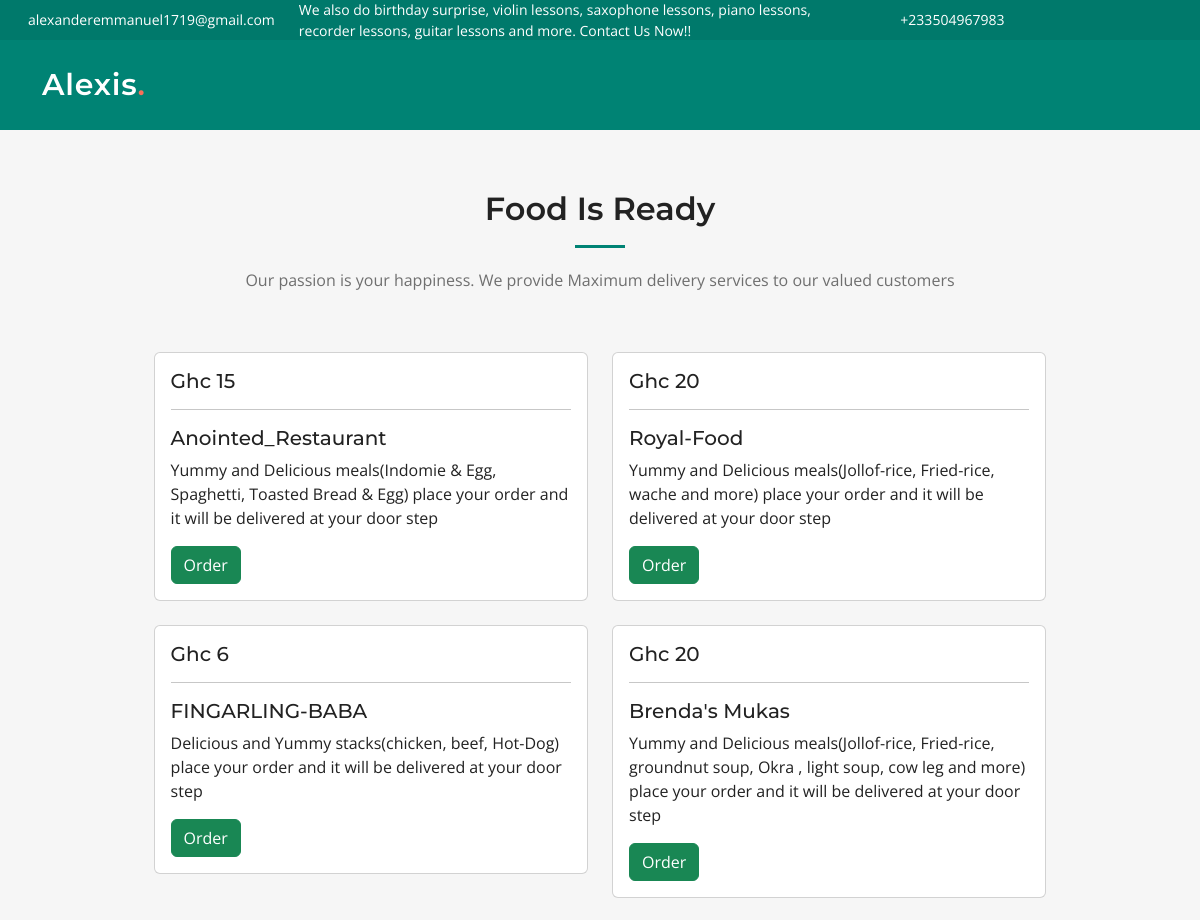
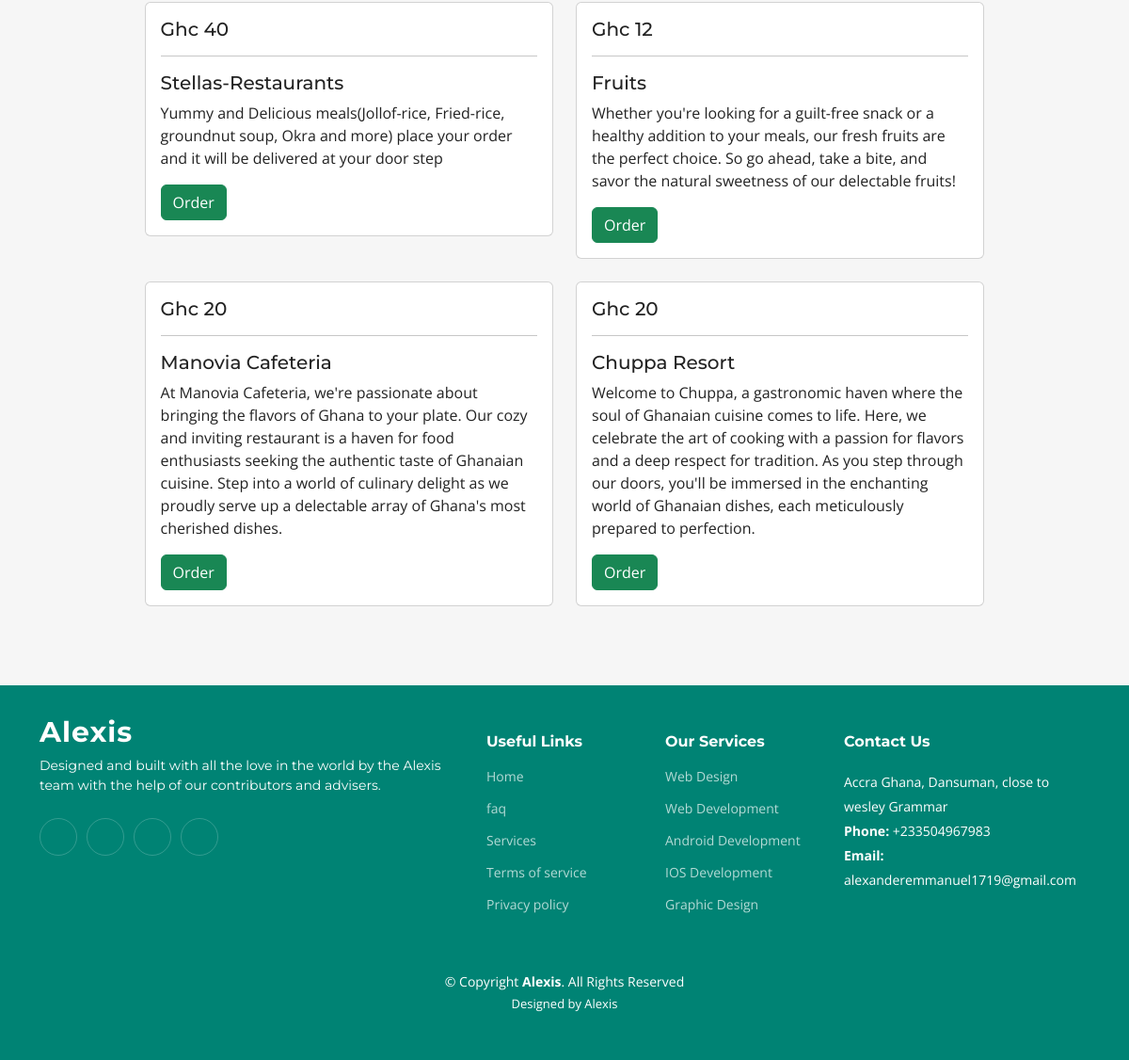
/service/Methodist-University-Shops, run on the app's committed database (2 pictures, top to bottom).
### home/models.py (models this page shows)
class SupportStaffDetails(models.Model):
    location = models.CharField(max_length=288)
    email = models.EmailField()
    contact = models.CharField(max_length=15)
    open_hours = models.CharField(max_length=255)
    twitter_link = models.CharField(max_length=500, null=True, blank=True)
    facebook_link = models.CharField(max_length=500, null=True, blank=True)
    instagram_link = models.CharField(max_length=500, null=True, blank=True)
    linkedin_link = models.CharField(max_length=500, null=True, blank=True)

### services/models.py (models this page shows, shortened)
class Shop(models.Model):
    name = models.CharField(max_length=70)
    price = models.CharField(max_length=70)
    slug = models.SlugField(max_length=255, unique=True)
    description = models.TextField()
    is_active = models.BooleanField(default=True, blank=True)
    image = models.ImageField(upload_to="shops/images", blank=True, null=True)
    services = models.ForeignKey(
        Services, on_delete=models.CASCADE
    )
    created_at = models.DateTimeField(auto_now_add=True, )
    updated_at = models.DateTimeField(auto_now=True)

### services/views.py (the view)
# urls.py: path('<slug:services_slug>', views.store, name="shop_by_services"),
def store(request, services_slug=None):
    staffDetails = SupportStaffDetails.objects.all()[0]
    services = None
    shops = None
    if services_slug != None:
        services = get_object_or_404(Services, slug=services_slug)
        shops = Shop.objects.filter(services=services, is_active=True)
        shop_count = shops.count()
    else:
        shops = Shop.objects.all().filter(is_active=True)
        shop_count = shops.count()
    context = {
        'shops': shops,
        'shop_count': shop_count,
        'staffDetails': staffDetails
    }
    return render(request, 'stores.html', {"context": context})

### templates/stores.html (shortened to what this page needs)
{% load static %} {% include 'base.html' %}
{% block body %}
<section id="store" class="recent-posts sections-bg">
	<div class="container" data-aos="fade-up">
	  <div class="section-header">
		<h2> Food Is Ready </h2>
		{% if context.shops %}
		<p>Our passion is your happiness. We provide Maximum delivery services to our valued customers</p>
		{% else %}
		<p>Empty shops. Shops at this location have not been registered with us!</p>
		{% endif %}
	  </div>
        <div class="bmi">
	    <div class="row">
            {% if context.shops %}
					{% for shop in context.shops %}
					<div class="col-lg-6 mb-4">
					{% if shop.is_active %}
					<div class="card">
						<div class="card-body">
							<h5 class="card-title">Ghc {{shop.price}} <br>
							<hr>
							{{shop.name}}
							</h5>
							<p class="card-text">
							{{shop.description}}
							</p>
							<a href="delivery/{{shop.services.serviceName }}/{{shop.name}}" class="btn btn-success text-white">
								Order
							</a>
						</div>
					</div>
				</div>
				{% endif%}
				{% endfor %}
		{% else %}
		<div class="col-lg-12 order-1 order-lg-2">
			<img src="{% static 'assets/img/empty_cart.png' %}" class="img-fluid rounded-5" alt="" data-aos="zoom-out" data-aos-delay="100">
		  </div>
		{% endif %}
	</div>
</div>
</div>
</section>
{% endblock %}
    {% include 'footer.html' %}

### templates/base.html (shortened to what this page needs)
{% load static %}
<!DOCTYPE html>
<html lang="en">
<head>
  <link href="{% static 'assets/vendor/bootstrap/css/bootstrap.min.css' %} " rel="stylesheet">
  <link href="{% static 'assets/vendor/bootstrap-icons/bootstrap-icons.css' %}" rel="stylesheet">
  <link href="{% static 'assets/vendor/aos/aos.css' %}" rel="stylesheet">
  <link href="{% static 'assets/vendor/glightbox/css/glightbox.min.css' %}" rel="stylesheet">
  <link href="{% static 'assets/vendor/swiper/swiper-bundle.min.css' %}" rel="stylesheet">
  <link href="{% static 'assets/css/main.css' %}" rel="stylesheet">
</head>
<body>
  <section id="topbar" class="topbar d-flex align-items-center">
    <marquee>
    <div class="container d-flex justify-content-center justify-content-md-between">
      <div class="contact-info d-flex align-items-center">
        <i class="bi bi-envelope d-flex align-items-center"><a href="mailto:{{context.staffDetails.email}}">{{context.staffDetails.email}}</a></i>
        <div class="d-flex align-items-center ms-4"><span>We also do birthday surprise, violin lessons, saxophone lessons, piano lessons, recorder lessons, guitar lessons and more. Contact Us Now!!</span></div>
        <i class="bi bi-phone d-flex align-items-center ms-4"><span>{{context.staffDetails.contact}} </span></i>
      </div>
      <div class="social-links d-none d-md-flex align-items-center">
        <a href="{{context.staffDetails.twitter_link}}" class="twitter"><i class="bi bi-twitter"></i></a>
        <a href="{{context.staffDetails.facebook_link}}" class="facebook"><i class="bi bi-facebook"></i></a>
        <a href="{{context.staffDetails.instagram_link}}" class="instagram"><i class="bi bi-instagram"></i></a>
        <a href="{{context.staffDetails.linkedin_link}}" class="linkedin"><i class="bi bi-linkedin"></i></i></a>
      </div>
    </div>
  </marquee>
  </section>
  <header id="header" class="header d-flex align-items-center">
    <div class="container-fluid container-xl d-flex align-items-center justify-content-between">
      <a href="{% url 'home' %}" class="logo d-flex align-items-center">
        <h1>Alexis<span>.</span></h1>
      </a>
      <i class="mobile-nav-toggle mobile-nav-show bi bi-list"></i>
    </div>
  </header>

### templates/footer.html (shortened to what this page needs)
{% load static %}
  <footer id="footer" class="footer">
    <div class="container">
      <div class="row gy-4">
        <div class="col-lg-5 col-md-12 footer-info">
          <a href="index.html" class="logo d-flex align-items-center">
            <span>Alexis</span>
          </a>
          <p>Designed and built with all the love in the world by the Alexis team with the help of our contributors and advisers.</p>
          <div class="social-links d-flex mt-4">
            <a href="https://www.{{context.staffDetails.twitter_link}}" target="_blank" class="twitter"><i class="bi bi-twitter"></i></a>
            <a href="https://www.{{context.staffDetails.facebook_link}}" target="_blank" class="facebook"><i class="bi bi-facebook"></i></a>
            <a href="https://www.{{context.staffDetails.instagram_link}}" target="_blank" class="instagram"><i class="bi bi-instagram"></i></a>
            <a href="https://www.{{context.staffDetails.linkedin_link}}" target="_blank" class="linkedin"><i class="bi bi-linkedin"></i></a>
          </div>
        </div>
        <div class="col-lg-2 col-6 footer-links">
          <h4>Useful Links</h4>
          <ul>
            <li><a href="#">Home</a></li>
            <li><a href="#faq">faq</a></li>
            <li><a href="#services">Services</a></li>
            <li><a href="#">Terms of service</a></li>
            <li><a href="#">Privacy policy</a></li>
          </ul>
        </div>
        <div class="col-lg-2 col-6 footer-links">
          <h4>Our Services</h4>
          <ul>
            <li><a href="{% url 'contact' %}">Web Design</a></li>
            <li><a href="{% url 'contact' %}">Web Development</a></li>
            <li><a href="{% url 'contact' %}">Android Development</a></li>
            <li><a href="{% url 'contact' %}">IOS Development</a></li>
            <li><a href="{% url 'contact' %}">Graphic Design</a></li>
          </ul>
        </div>
        <div class="col-lg-3 col-md-12 footer-contact text-center text-md-start">
          <h4>Contact Us</h4>
          <p>
            {{context.staffDetails.location}} <br>
            <strong>Phone:</strong> {{context.staffDetails.contact}}<br>
            <strong>Email:</strong> {{context.staffDetails.email}}<br>
          </p>
        </div>
      </div>
    </div>
    <div class="container mt-4">
      <div class="copyright">
        &copy; Copyright <strong><span>Alexis</span></strong>. All Rights Reserved
      </div>
      <div class="credits">
        Designed by <a href="#">Alexis</a>
      </div>
    </div>
  </footer>
</body>
</html>

### static/assets/css/main.css (style rules this page uses)
:root { --font-default: "Open Sans", system-ui, -apple-system, "Segoe UI", Roboto, "Helvetica Neue", Arial, "Noto Sans", "Liberation Sans", sans-serif, "Apple Color Emoji", "Segoe UI Emoji", "Segoe UI Symbol", "Noto Color Emoji"; --font-primary: "Montserrat", sans-serif; --font-secondary: "Poppins", sans-serif; }
:root { --color-default: #222222; --color-primary: #008374; --color-secondary: #f85a40; }
:root { scroll-behavior: smooth; }
body { font-family: var(--font-default); color: var(--color-default); }
a { color: var(--color-primary); text-decoration: none; }
h1, h2, h3, h4, h5, h6 { font-family: var(--font-primary); }
section { padding: 60px 0; overflow: hidden; }
.sections-bg { background-color: #f6f6f6; }
.section-header { text-align: center; padding-bottom: 60px; }
.section-header h2 { font-size: 32px; font-weight: 600; margin-bottom: 20px; padding-bottom: 20px; position: relative; }
.section-header h2:after { content: ""; position: absolute; display: block; width: 50px; height: 3px; background: var(--color-primary); left: 0; right: 0; bottom: 0; margin: auto; }
.section-header p { margin-bottom: 0; color: #6f6f6f; }
.topbar { background: #00796b; height: 40px; font-size: 14px; transition: all 0.5s; color: #fff; padding: 0; }
.topbar .contact-info i { font-style: normal; color: #fff; line-height: 0; }
.topbar .contact-info i a, .topbar .contact-info i span { padding-left: 5px; color: #fff; }
.topbar .contact-info i a { line-height: 0; transition: 0.3s; }
.topbar .social-links a { color: rgba(255, 255, 255, 0.7); line-height: 0; transition: 0.3s; margin-left: 20px; }
.header { transition: all 0.5s; z-index: 997; height: 90px; background-color: var(--color-primary); }
.header .logo h1 { font-size: 30px; margin: 0; font-weight: 600; letter-spacing: 0.8px; color: #fff; font-family: var(--font-primary); }
.header .logo h1 span { color: #f96f59; }
section { scroll-margin-top: 70px; }
@media (max-width: 1279px) { .mobile-nav-show { color: rgba(255, 255, 255, 0.6); font-size: 28px; cursor: pointer; line-height: 0; transition: 0.5s; z-index: 9999; margin-right: 10px; } }
.footer { font-size: 14px; background-color: var(--color-primary); padding: 50px 0; color: white; }
.footer .footer-info .logo { line-height: 0; margin-bottom: 25px; }
.footer .footer-info .logo span { font-size: 30px; font-weight: 700; letter-spacing: 1px; color: #fff; font-family: var(--font-primary); }
.footer .footer-info p { font-size: 14px; font-family: var(--font-primary); }
.footer .social-links a { display: flex; align-items: center; justify-content: center; width: 40px; height: 40px; border-radius: 50%; border: 1px solid rgba(255, 255, 255, 0.2); font-size: 16px; color: rgba(255, 255, 255, 0.7); margin-right: 10px; transition: 0.3s; }
.footer h4 { font-size: 16px; font-weight: bold; position: relative; padding-bottom: 12px; }
.footer .footer-links { margin-bottom: 30px; }
.footer .footer-links ul { list-style: none; padding: 0; margin: 0; }
.footer .footer-links ul li { padding: 10px 0; display: flex; align-items: center; }
.footer .footer-links ul li:first-child { padding-top: 0; }
.footer .footer-links ul a { color: rgba(255, 255, 255, 0.7); transition: 0.3s; display: inline-block; line-height: 1; }
.footer .footer-contact p { line-height: 26px; }
.footer .copyright { text-align: center; }
.footer .credits { padding-top: 4px; text-align: center; font-size: 13px; }
.footer .credits a { color: #fff; }

### templates/stores.html (style rules this page uses)
.bmi { margin-left: 10%; margin-right: 10%; width: auto; }

### data on the page
SupportStaffDetails: staffDetails.email "alexanderemmanuel1719@gmail.com", staffDetails.contact "+233504967983", staffDetails.location "Accra Ghana, Dansuman, close to wesley Grammar"
Shop: price "15", name "Anointed_Restaurant", description "Yummy and Delicious meals(Indomie & Egg, Spaghetti, Toasted Bread & Egg) place your order and it will be delivered at your door step"
Shop: price "20", name "Royal-Food", description "Yummy and Delicious meals(Jollof-rice, Fried-rice, wache and more) place your order and it will be delivered at your door step"
Shop: price "6", name "FINGARLING-BABA", description "Delicious and Yummy stacks(chicken, beef, Hot-Dog) place your order and it will be delivered at your door step"
Shop: price "20", name "Brenda's Mukas", description "Yummy and Delicious meals(Jollof-rice, Fried-rice, groundnut soup, Okra , light soup, cow leg and more) place your order and it will be delivered at your door step"
Shop: price "40", name "Stellas-Restaurants", description "Yummy and Delicious meals(Jollof-rice, Fried-rice, groundnut soup, Okra and more) place your order and it will be delivered at your door step"
Shop: price "12", name "Fruits", description "Whether you're looking for a guilt-free snack or a healthy addition to your meals, our fresh fruits are the perfect choice. So go ahead, take a bite, and savor the natural sweetness of our delectable fruits!"
Shop: price "20", name "Manovia Cafeteria", description "At Manovia Cafeteria, we're passionate about bringing the flavors of Ghana to your plate. Our cozy and inviting restaurant is a haven for food enthusiasts seeking the authentic taste of Ghanaian cuisine. Step into a world of culinary delight as we proudly serve up a delectable array of Ghana's most cherished dishes."
Shop: price "20", name "Chuppa Resort", description "Welcome to Chuppa, a gastronomic haven where the soul of Ghanaian cuisine comes to life. Here, we celebrate the art of cooking with a passion for flavors and a deep respect for tradition. As you step through our doors, you'll be immersed in the enchanting world of Ghanaian dishes, each meticulously prepared to perfection."
